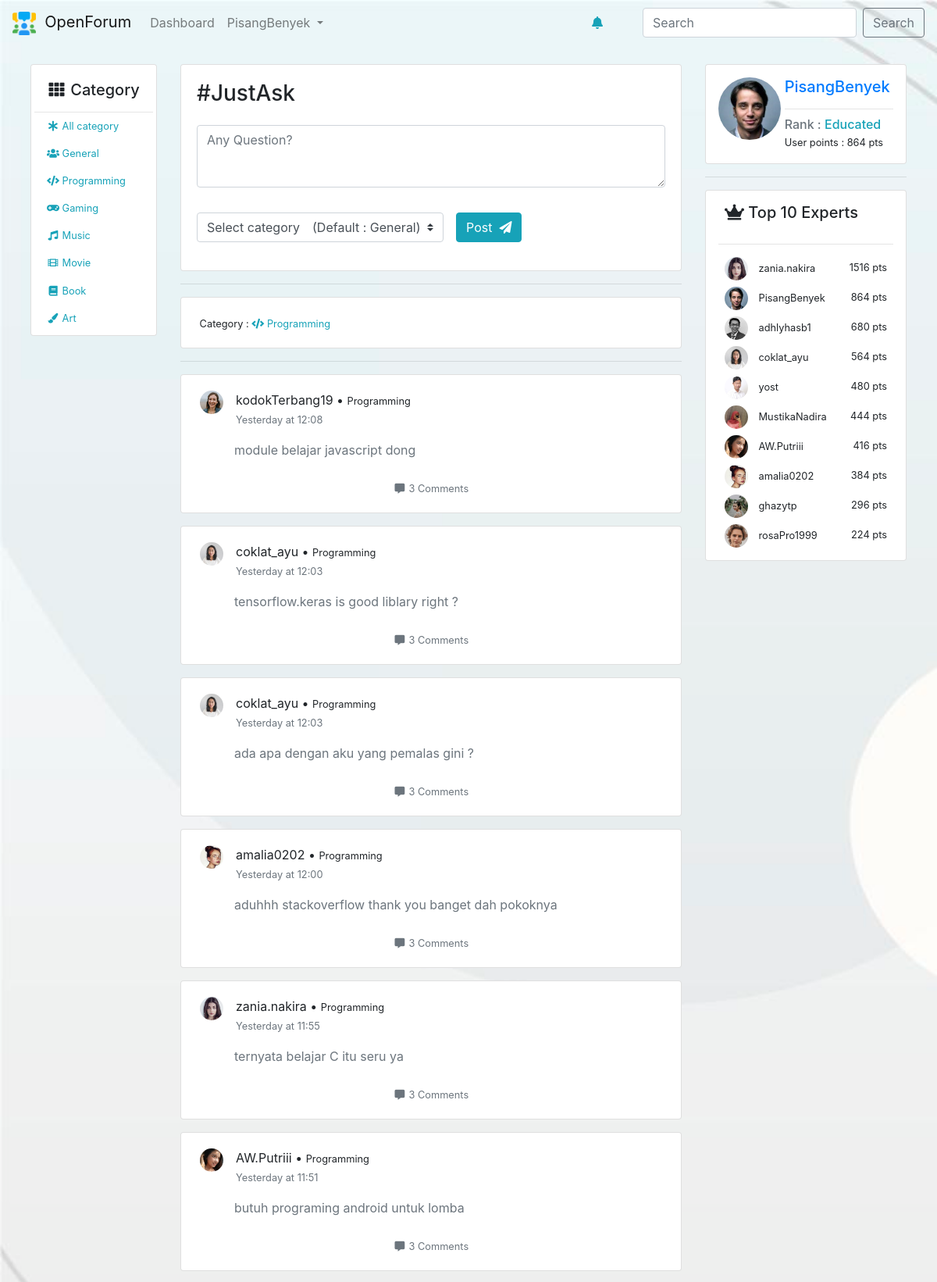
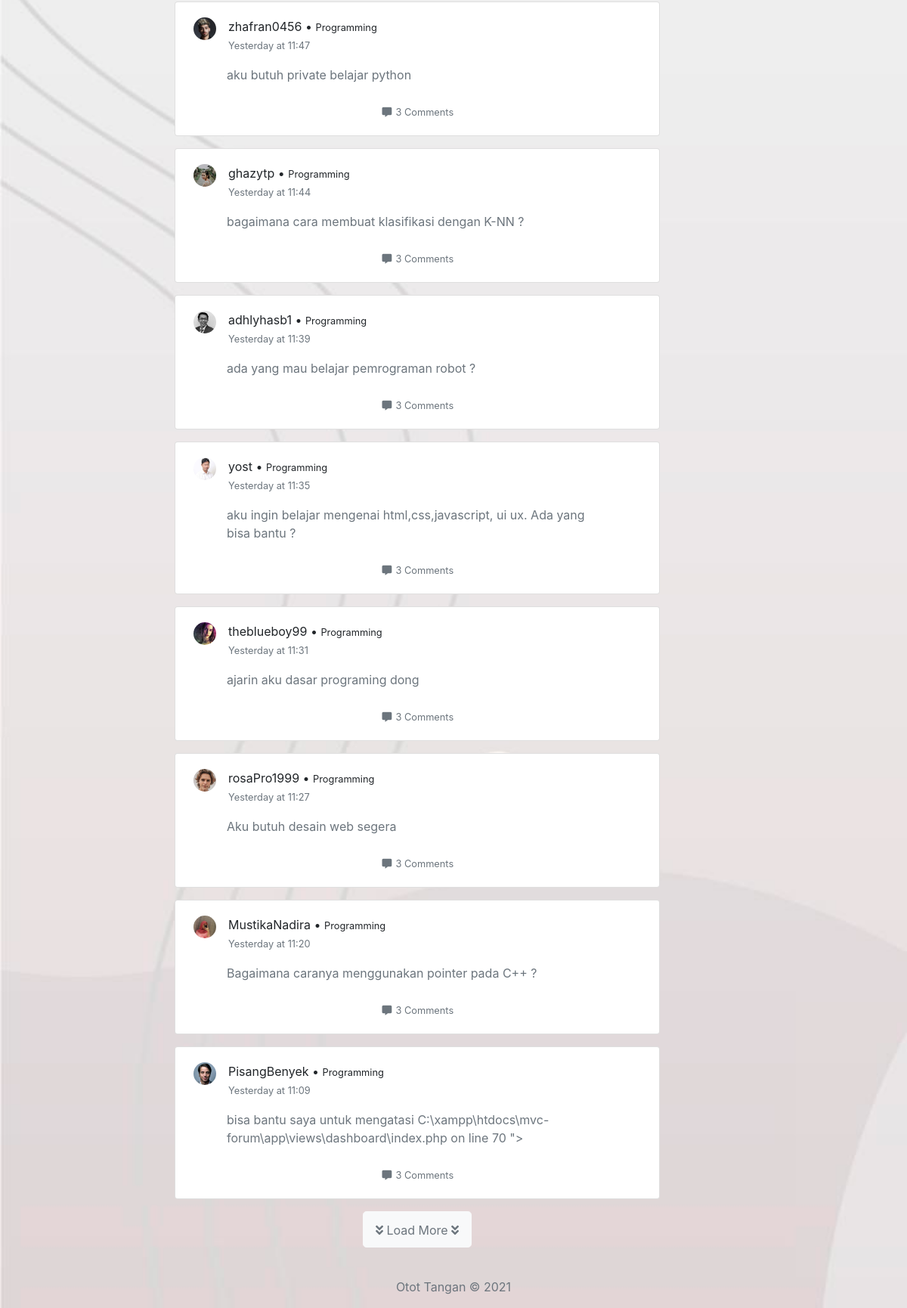
The app's page /dashboard/index/Programming/15 (signed in) with its own data (2 pictures, top to bottom).
### tables this page shows
CREATE TABLE `posts` (
  `id` int(11) NOT NULL,
  `owner` int(11) NOT NULL,
  `content` mediumtext NOT NULL,
  `category` varchar(25) NOT NULL DEFAULT 'General',
  `time_posted` datetime NOT NULL DEFAULT current_timestamp()
);

CREATE TABLE `users` (
  `id` int(11) NOT NULL,
  `fullname` varchar(100) NOT NULL,
  `username` varchar(100) NOT NULL,
  `email` varchar(100) NOT NULL,
  `password` varchar(255) NOT NULL,
  `photo` varchar(100) NOT NULL DEFAULT 'user.png',
  `register_date` date NOT NULL DEFAULT current_timestamp(),
  `rank` enum('Newbie','Helper','Ambitious','Educated','Expert','Professional','Genius') NOT NULL DEFAULT 'Newbie',
  `points` int(11) NOT NULL DEFAULT 0
);

### app/core/Controller.php (called while the page is built, shortened)
<?php
class Controller{
	public function view($view, $data = [])
	{
		require_once '../app/views/' . $view . '.php' ;
	}
	public function model($model)
	{
		return new $model;
	}
}

### app/controllers/Dashboard.php (called while the page is built, shortened)
<?php
class Dashboard extends Controller {
	public function index($category = 'All',$rows = 10)
	{
		$data['rows']=$rows;
		$data['user'] = $this->model('User_model')->getUserData($_SESSION['UserLoggedIn']);
		$data['top10'] = $this->model('User_model')->getTop();
		$data['count'] = count($data['top10']);
		if ($category == 'All') {
			$data['categoryshow']="All Category";
		}else{
			$data['categoryshow']=$category;
		}
		if ($category == 'All') {
			$data['category']="All";
		}else{
			$data['category']=$category;
		}
		$categoryLogo = $this->model('Post_model')->getCategoryLogo($category);
		$data['logo'] = $categoryLogo;
		if ($category == 'All') {
			$data['post'] = $this->model('Post_model')->getAllPost($data['rows']);
			$postCount = $this->model('Post_model')->countAllPost($data['rows']);
			for ($i=0; $i < $postCount ; $i++) {
				$userData = $this->model('User_model')->getUserById($data['post'][$i]['owner']);
				$timeConvert = $this->model('Post_model')->convertTime($data['post'][$i]['time_posted']);
				$data['post'][$i]['date'] = $timeConvert['date'];
				$data['post'][$i]['hour'] = $timeConvert['hour'];
				$data['post'][$i]['ppowner'] = $userData[0]['photo'];
				$data['post'][$i]['ownername'] = $userData[0]['username'];
			}
		}else{
			$data['post'] = $this->model('Post_model')->getPostByCategory($category,$rows);
			$postCount = $this->model('Post_model')->countPostByCategory($category,$rows);
			for ($i=0; $i < $postCount ; $i++) {
				$userData = $this->model('User_model')->getUserById($data['post'][$i]['owner']);
				$timeConvert = $this->model('Post_model')->convertTime($data['post'][$i]['time_posted']);
				$data['post'][$i]['date'] = $timeConvert['date'];
				$data['post'][$i]['hour'] = $timeConvert['hour'];
				$data['post'][$i]['ppowner'] = $userData[0]['photo'];
				$data['post'][$i]['ownername'] = $userData[0]['username'];
			}
		}
		$data['title'] = "Dashboard";
		$this->view('dashboard/index',$data);
		$this->view('template/right-panel',$data);
	}
}

### app/core/App.php (called while the page is built, shortened)
<?php
class App{
	protected $controller = 'home';
	protected $method = 'index';
	protected $params = [];
	public function __construct()
	{
		$url = $this -> parseURL();
		if (file_exists('../app/controllers/' . $url[0] . '.php')) {
			$this->controller = $url[0];
			unset($url[0]);
		}
		$this->controller = new $this->controller;
		if (isset($url[1])) {
			if (method_exists($this -> controller, $url[1])) {
				$this->method = $url[1];
				unset($url[1]);
			}
		}
		if (!empty($url)) {
			$this->params = array_values($url);
		}
		call_user_func_array([$this->controller, $this->method], $this->params);
	}
	public function parseURL()
	{
		if (isset($_GET['url'])) {
			$url = rtrim($_GET['url'],'/');
			$url = filter_var($url, FILTER_SANITIZE_URL);
			$url = explode('/', $url);
			return $url;
		}else{
			$url = [$this->controller];
			return $url;
		}
	}
}

### public/index.php (called while the page is built, shortened)
<?php
$app = new App;

### app/core/Database.php (called while the page is built, shortened)
<?php
class Database {
    private $host = DB_HOST;
    private $user = DB_USER;
    private $pass = DB_PASS;
    private $db_name = DB_NAME;
    private $dbh;
    private $stmt;
    public function __construct()
    {
        $dsn = 'mysql:host=' . $this->host . ';dbname=' . $this->db_name;
        $option = [
            PDO::ATTR_PERSISTENT => true,
            PDO::ATTR_ERRMODE => PDO::ERRMODE_EXCEPTION
        ];
        try {
            $this->dbh = new PDO($dsn, $this->user, $this->pass, $option);
        } catch(PDOException $e) {
            die($e->getMessage());
        }
    }
    public function query($query)
    {
        $this->stmt = $this->dbh->prepare($query);
    }
    public function bind($param, $value, $type = null)
    {
        if( is_null($type) ) {
            switch( true ) {
                default :
                    $type = PDO::PARAM_STR;
            }
        }
        $this->stmt->bindValue($param, $value, $type);
    }
    public function execute()
    {
        $this->stmt->execute();
    }
    public function resultSet()
    {
        $this->execute();
        return $this->stmt->fetchAll(PDO::FETCH_ASSOC);
    }
}

### app/models/Post_model.php (called while the page is built, shortened)
<?php
class Post_model
{
	public function __construct()
	{
        $this->db = new Database;
	}
	public function getCategoryLogo($data)
	{
		switch ($data) {
			case 'Programming':
				return 'fas fa-code';
				break;
		}
	}
	public function getPostByCategory($category,$rows)
	{
		$this->db->query('SELECT * FROM posts WHERE category=:category ORDER BY id DESC LIMIT '.$rows);
		$this->db->bind('category',$category);
		$result = $this->db->resultSet();
		return $result;
	}
	public function countPostByCategory($category,$rows)
	{
		$this->db->query('SELECT * FROM posts WHERE category=:category LIMIT '.$rows);
		$this->db->bind('category',$category);
		$this->db->execute();
		$total  = $this->db->rowCount();
		return $total;
	}
	public function convertTime($datetime)
	{
			$chattime = $datetime;
            $stringtime = strtotime($chattime);
            $hour = date('H:i', $stringtime);
            $today = new DateTime();
            $today->setTime( 0, 0, 0 );
            $match_date = DateTime::createFromFormat( "Y-m-d H:i:s", $chattime );
            $match_date->setTime( 0, 0, 0 );
            $diff = $today->diff( $match_date );
            $diffDays = (integer)$diff->format( "%R%a" );
            switch( $diffDays ) {
                case -1:
                    $theDate =  "Yesterday";
                    break;
            }
            $time['date']=$theDate;
            $time['hour']=$hour;
            return $time;
	}
}

### app/models/User_model.php (called while the page is built, shortened)
<?php
class User_model {
    private $db;
    public function __construct()
    {
        $this->db = new Database;
    }
    public function getUserData($data)
    {
        $username = $_SESSION['UserLoggedIn'];
        $this->db->query('SELECT * FROM users WHERE username=:username');
        $this->db->bind('username',$username);
        return $this->db->single();
    }
    public function getTop()
    {
        $this->db->query('SELECT * FROM users ORDER BY points DESC LIMIT 10 ');
        return $this->db->resultSet();
    }
    public function getUserById($id)
    {
        $this->db->query('SELECT * FROM users WHERE id=:id');
        $this->db->bind('id',$id);
        return $this->db->resultSet();
    }
}

### app/views/dashboard/index.php (the view, shortened to what this page needs)
<div class="col-md-7">
	<div class="card">
		<div class="card-body">
			<form action="<?=ROOTURL ?>/dashboard/submitPost" method="post">
				<div class="form-group">
				    <h3 for="FormControlTextarea1" class="mb-4">#JustAsk</h3>
				    <textarea required="" name="postfield" id="post-field" class="form-control" id="FormControlTextarea1" rows="3" placeholder="Any Question?"></textarea>
				</div>
				<div class="row mx-auto">
					<div class="form-group mt-3 mr-3">
						<select class="custom-select" name="category">
						  <option value="General">Select category&emsp;(Default : General)</option>
						</select>
					</div>
					<div class="form-group mt-3">
						<button type="submit" name="post" class="btn btn-info">
							Post &nbsp;<i class="fas fa-paper-plane"></i>
						</button>
					</div>
				</div>
			</form>
		</div>
	</div>
	<hr>
	<div class="card">
		<div class="card-body">
			<small>&nbsp;Category : <span class="text-info"><i class="<?= $data['logo'] ?> fa-fw"></i> <?= $data['categoryshow'] ?></span></small>
		</div>
	</div>
	<hr>
	<?php foreach ($data['post'] as $post): ?>
	<div class="card mb-3">
		<div class="card-body">
			<div>
				<div class="row mx-1">
					<img src="<?=ROOTURL ?>/public/assets/img/profile-img/<?=$post['ppowner'] ?>" height="30px" width="30px" class="rounded-circle">&emsp;
					<div>
						<span class="mb-0 pb-0"><?=$post['ownername'];?> &bull; <small><?= $post['category']  ?></small></span><br>
						<small class="text-muted mt-0"><?=$post['date'].' at '.$post['hour'] ?></small>
					</div>
				</div>
				<div class="mx-5 mt-3">
					<a href="<?=ROOTURL ?>/post/<?=$post['id'] ?>" class="card-text deco-none">
						<p class="text-muted"><?= $post['content']?></p>
					</a>
				</div>
				<div class="d-flex justify-content-center mt-4">
					<div class="text-center">
						<a href="<?=ROOTURL ?>/post" class="deco-none text-secondary">
							<small><i class="fas fa-comment-alt fa-fw"></i> 3 Comments</small>
						</a>
					</div>
				</div>
			</div>
		</div>
	</div>
	<?php endforeach ?>
		<div id="Load" class="d-flex justify-content-center mb-4">
			<a href="<?= ROOTURL.'/dashboard/index/'.$data['category']?>/<?php echo $data['rows'] += 5 ?>#Load" class="btn btn-light btn-lg">
				<small class="text-secondary">
				<i class="fas fa-angle-double-down"></i> Load More <i class="fas fa-angle-double-down"></i>
				</small>
			</a>
		</div>
</div>

### app/views/template/right-panel.php
	<div class="col-md-3">
		<div class="card p-3">
			<div class="row">
				<div class="col-md-4">
					<img class="rounded-circle" src="<?= ROOTURL ?>/public/assets/img/profile-img/<?=$data['user']['photo']?>" width="80px" height="80px">
				</div>
				<div class="col-md-8">
					<h5 class="text-primary"><?= $_SESSION['UserLoggedIn']?></h5><hr>
					<h6 class="card-subtitle text-muted">Rank : <span class="text-info"><?=$data['user']['rank']?></span></h6>
					<small>User points : <?=$data['user']['points']?> pts</small>
				</div>
			</div>
		</div>
		<hr>
		<div class="card px-3 py-2">
			<h5 class="card-title mx-2 mt-2"><i class="fas fa-crown"></i>&nbsp;Top 10 Experts </h5>
			<hr>
			<?php for ($i=0; $i < $data['count'] ; $i++) { ?>
				<div class="d-flex justify-content-between mx-2 mb-2">
					<div>
						<img class="rounded-circle" src="<?= ROOTURL ?>/public/assets/img/profile-img/<?=$data['top10'][$i]['photo']?>" width="30px" height="30px">
						&nbsp; <small><?=$data['top10'][$i]['username']?></small>
					</div>
					<div>
						<small><?=$data['top10'][$i]['points']?> pts</small>
					</div>
				</div>
			<?php } ?>
		</div>
	</div>
</div>

### public/assets/css/global.css (style rules this page uses)
body { background-image: url('../img/wave.jpg'); background-repeat: none; background-attachment: fixed; background-size: cover; }
#post-field { min-height: 80px; height: 80px; max-height: 150px; }
a.deco-none { text-decoration: none; }

### records on screen
posts: category "Programming", shows a picture, ownername "zania.nakira", date "Yesterday", hour "11:55", content "ternyata belajar C itu seru ya"
posts: shows a picture, ownername "kodokTerbang19", category "Programming", date "Yesterday", hour "12:08", content "module belajar javascript dong"
posts: ownername "coklat_ayu", category "Programming", date "Yesterday", hour "12:03", content "tensorflow.keras is good liblary right ?"
posts: ownername "coklat_ayu", category "Programming", date "Yesterday", hour "12:03", content "ada apa dengan aku yang pemalas gini ?"
posts: shows a picture, ownername "amalia0202", category "Programming", date "Yesterday", hour "12:00", content "aduhhh stackoverflow thank you banget dah pokoknya"
posts: shows a picture, ownername "AW.Putriii", category "Programming", date "Yesterday", hour "11:51", content "butuh programing android untuk lomba"
posts: shows a picture, ownername "zhafran0456", category "Programming", date "Yesterday", hour "11:47", content "aku butuh private belajar python"
posts: shows a picture, ownername "ghazytp", category "Programming", date "Yesterday", hour "11:44", content "bagaimana cara membuat klasifikasi dengan K-NN ?"
posts: shows a picture, ownername "adhlyhasb1", category "Programming", date "Yesterday", hour "11:39", content "ada yang mau belajar pemrograman robot ?"
posts: shows a picture, ownername "yost", category "Programming", date "Yesterday", hour "11:35", content "aku ingin belajar mengenai html,css,javascript, ui ux. Ada yang bisa bantu ?"
posts: shows a picture, ownername "theblueboy99", category "Programming", date "Yesterday", hour "11:31", content "ajarin aku dasar programing dong"
posts: shows a picture, ownername "rosaPro1999", category "Programming", date "Yesterday", hour "11:27", content "Aku butuh desain web segera"
posts: shows a picture, ownername "MustikaNadira", category "Programming", date "Yesterday", hour "11:20", content "Bagaimana caranya menggunakan pointer pada C++ ?"
posts: shows a picture, ownername "PisangBenyek", category "Programming", date "Yesterday", hour "11:09", content "bisa bantu saya untuk mengatasi C:\\xampp\\htdocs\\mvc-forum\\app\\views\\dashboard\\index.php on line 70 \">"
users: photo (picture), rank "Educated", points "864", username "PisangBenyek"
users: photo (picture), username "zania.nakira", points "1516"
users: photo (picture), username "adhlyhasb1", points "680"
users: photo (picture), username "coklat_ayu", points "564"
users: photo (picture), username "yost", points "480"
users: photo (picture), username "MustikaNadira", points "444"
users: photo (picture), username "AW.Putriii", points "416"
users: photo (picture), username "amalia0202", points "384"
users: photo (picture), username "ghazytp", points "296"
users: photo (picture), username "rosaPro1999", points "224"

### other values on screen
$_SESSION['UserLoggedIn'] "PisangBenyek"
